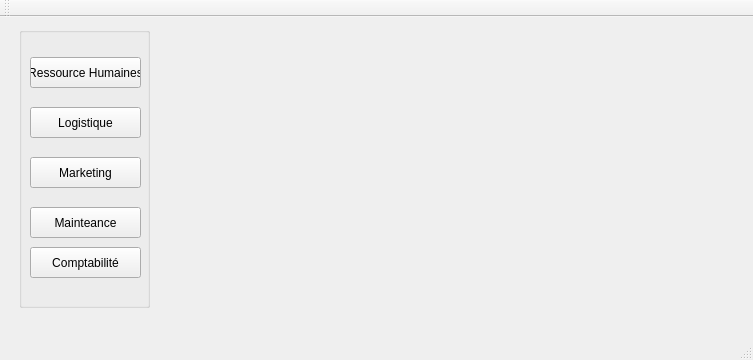
<?xml version="1.0" encoding="UTF-8"?>
<ui version="4.0">
 <class>MainWindow</class>
 <widget class="QMainWindow" name="MainWindow">
  <property name="geometry">
   <rect>
    <x>0</x>
    <y>0</y>
    <width>753</width>
    <height>360</height>
   </rect>
  </property>
  <property name="windowTitle">
   <string>Smart Pigeon</string>
  </property>
  <property name="styleSheet">
   <string notr="true"/>
  </property>
  <widget class="QWidget" name="centralWidget">
   <widget class="QPushButton" name="pushButton">
    <property name="geometry">
     <rect>
      <x>30</x>
      <y>40</y>
      <width>111</width>
      <height>31</height>
     </rect>
    </property>
    <property name="text">
     <string>Ressource Humaines</string>
    </property>
   </widget>
   <widget class="QPushButton" name="pushButton_2">
    <property name="geometry">
     <rect>
      <x>30</x>
      <y>90</y>
      <width>111</width>
      <height>31</height>
     </rect>
    </property>
    <property name="text">
     <string>Logistique</string>
    </property>
   </widget>
   <widget class="QPushButton" name="pushButton_3">
    <property name="geometry">
     <rect>
      <x>30</x>
      <y>140</y>
      <width>111</width>
      <height>31</height>
     </rect>
    </property>
    <property name="text">
     <string>Marketing</string>
    </property>
   </widget>
   <widget class="QPushButton" name="pushButton_4">
    <property name="geometry">
     <rect>
      <x>30</x>
      <y>190</y>
      <width>111</width>
      <height>31</height>
     </rect>
    </property>
    <property name="text">
     <string>Mainteance</string>
    </property>
   </widget>
   <widget class="QPushButton" name="pushButton_5">
    <property name="geometry">
     <rect>
      <x>30</x>
      <y>230</y>
      <width>111</width>
      <height>31</height>
     </rect>
    </property>
    <property name="text">
     <string>Comptabilité</string>
    </property>
   </widget>
   <widget class="QLabel" name="label">
    <property name="geometry">
     <rect>
      <x>100</x>
      <y>-10</y>
      <width>631</width>
      <height>331</height>
     </rect>
    </property>
    <property name="text">
     <string/>
    </property>
    <property name="pixmap">
     <pixmap>../../../Downloads/news-agency222.png</pixmap>
    </property>
   </widget>
   <widget class="QLabel" name="label_2">
    <property name="geometry">
     <rect>
      <x>570</x>
      <y>10</y>
      <width>71</width>
      <height>51</height>
     </rect>
    </property>
    <property name="text">
     <string/>
    </property>
    <property name="pixmap">
     <pixmap>../../../Downloads/logosp.png</pixmap>
    </property>
   </widget>
   <widget class="QLabel" name="label_3">
    <property name="geometry">
     <rect>
      <x>650</x>
      <y>-10</y>
      <width>81</width>
      <height>71</height>
     </rect>
    </property>
    <property name="text">
     <string/>
    </property>
    <property name="pixmap">
     <pixmap>../../../Downloads/bestnews.png</pixmap>
    </property>
   </widget>
   <widget class="QGroupBox" name="groupBox">
    <property name="geometry">
     <rect>
      <x>19</x>
      <y>10</y>
      <width>131</width>
      <height>281</height>
     </rect>
    </property>
    <property name="title">
     <string/>
    </property>
   </widget>
   <zorder>label</zorder>
   <zorder>groupBox</zorder>
   <zorder>pushButton</zorder>
   <zorder>pushButton_2</zorder>
   <zorder>pushButton_3</zorder>
   <zorder>pushButton_4</zorder>
   <zorder>pushButton_5</zorder>
   <zorder>label_2</zorder>
   <zorder>label_3</zorder>
  </widget>
  <widget class="QMenuBar" name="menuBar">
   <property name="geometry">
    <rect>
     <x>0</x>
     <y>0</y>
     <width>753</width>
     <height>21</height>
    </rect>
   </property>
  </widget>
  <widget class="QToolBar" name="mainToolBar">
   <attribute name="toolBarArea">
    <enum>TopToolBarArea</enum>
   </attribute>
   <attribute name="toolBarBreak">
    <bool>false</bool>
   </attribute>
  </widget>
  <widget class="QStatusBar" name="statusBar"/>
 </widget>
 <layoutdefault spacing="6" margin="11"/>
 <resources/>
 <connections/>
</ui>
